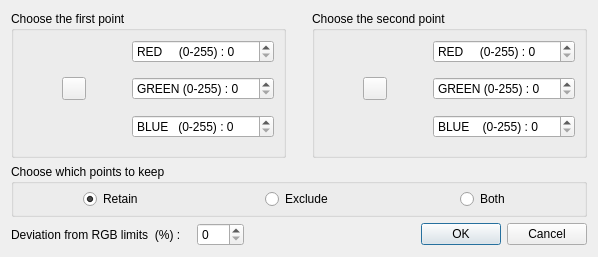
<?xml version="1.0" encoding="UTF-8"?>
<ui version="4.0">
 <class>RgbDialog</class>
 <widget class="QDialog" name="RgbDialog">
  <property name="geometry">
   <rect>
    <x>0</x>
    <y>0</y>
    <width>598</width>
    <height>257</height>
   </rect>
  </property>
  <property name="sizePolicy">
   <sizepolicy hsizetype="Fixed" vsizetype="Fixed">
    <horstretch>0</horstretch>
    <verstretch>0</verstretch>
   </sizepolicy>
  </property>
  <property name="windowTitle">
   <string>RGB color setting</string>
  </property>
  <layout class="QVBoxLayout" name="verticalLayout">
   <item>
    <layout class="QVBoxLayout" name="verticalLayout_2">
     <item>
      <layout class="QHBoxLayout" name="horizontalLayout">
       <item>
        <widget class="QGroupBox" name="centerGroupBox">
         <property name="title">
          <string>Choose the first point </string>
         </property>
         <property name="flat">
          <bool>true</bool>
         </property>
         <layout class="QGridLayout" name="gridLayout_3">
          <item row="0" column="3">
           <widget class="QDoubleSpinBox" name="red_first">
            <property name="prefix">
             <string notr="true">RED     (0-255) : </string>
            </property>
            <property name="decimals">
             <number>0</number>
            </property>
            <property name="minimum">
             <double>0.000000000000000</double>
            </property>
            <property name="maximum">
             <double>255.000000000000000</double>
            </property>
           </widget>
          </item>
          <item row="2" column="1">
           <widget class="QToolButton" name="pointPickingButton_first">
            <property name="toolTip">
             <string>Pick the plane center (click again to cancel)</string>
            </property>
            <property name="icon">
             <iconset resource="../../../../qCC/icons.qrc">
              <normaloff>:/CC/images/ccPointPicking.png</normaloff>:/CC/images/ccPointPicking.png</iconset>
            </property>
            <property name="checkable">
             <bool>true</bool>
            </property>
           </widget>
          </item>
          <item row="1" column="3">
           <spacer name="verticalSpacer_3">
            <property name="orientation">
             <enum>Qt::Vertical</enum>
            </property>
            <property name="sizeType">
             <enum>QSizePolicy::Expanding</enum>
            </property>
            <property name="sizeHint" stdset="0">
             <size>
              <width>20</width>
              <height>10</height>
             </size>
            </property>
           </spacer>
          </item>
          <item row="2" column="2">
           <spacer name="horizontalSpacer_3">
            <property name="orientation">
             <enum>Qt::Horizontal</enum>
            </property>
            <property name="sizeHint" stdset="0">
             <size>
              <width>40</width>
              <height>20</height>
             </size>
            </property>
           </spacer>
          </item>
          <item row="3" column="3">
           <spacer name="verticalSpacer_4">
            <property name="orientation">
             <enum>Qt::Vertical</enum>
            </property>
            <property name="sizeType">
             <enum>QSizePolicy::Expanding</enum>
            </property>
            <property name="sizeHint" stdset="0">
             <size>
              <width>20</width>
              <height>10</height>
             </size>
            </property>
           </spacer>
          </item>
          <item row="4" column="3">
           <widget class="QDoubleSpinBox" name="blue_first">
            <property name="prefix">
             <string notr="true">BLUE   (0-255) : </string>
            </property>
            <property name="decimals">
             <number>0</number>
            </property>
            <property name="minimum">
             <double>0.000000000000000</double>
            </property>
            <property name="maximum">
             <double>255.000000000000000</double>
            </property>
           </widget>
          </item>
          <item row="2" column="0">
           <spacer name="horizontalSpacer_4">
            <property name="orientation">
             <enum>Qt::Horizontal</enum>
            </property>
            <property name="sizeHint" stdset="0">
             <size>
              <width>40</width>
              <height>20</height>
             </size>
            </property>
           </spacer>
          </item>
          <item row="2" column="3">
           <widget class="QDoubleSpinBox" name="green_first">
            <property name="prefix">
             <string notr="true">GREEN (0-255) : </string>
            </property>
            <property name="decimals">
             <number>0</number>
            </property>
            <property name="minimum">
             <double>0.000000000000000</double>
            </property>
            <property name="maximum">
             <double>255.000000000000000</double>
            </property>
           </widget>
          </item>
          <item row="5" column="3">
           <spacer name="verticalSpacer_7">
            <property name="orientation">
             <enum>Qt::Vertical</enum>
            </property>
            <property name="sizeType">
             <enum>QSizePolicy::Expanding</enum>
            </property>
            <property name="sizeHint" stdset="0">
             <size>
              <width>20</width>
              <height>10</height>
             </size>
            </property>
           </spacer>
          </item>
         </layout>
        </widget>
       </item>
       <item>
        <spacer name="horizontalSpacer_5">
         <property name="orientation">
          <enum>Qt::Horizontal</enum>
         </property>
         <property name="sizeHint" stdset="0">
          <size>
           <width>20</width>
           <height>20</height>
          </size>
         </property>
        </spacer>
       </item>
       <item>
        <widget class="QGroupBox" name="centerGroupBox_2">
         <property name="title">
          <string>Choose the second point </string>
         </property>
         <property name="flat">
          <bool>true</bool>
         </property>
         <layout class="QGridLayout" name="gridLayout_4">
          <item row="0" column="3">
           <widget class="QDoubleSpinBox" name="red_second">
            <property name="prefix">
             <string notr="true">RED     (0-255) : </string>
            </property>
            <property name="decimals">
             <number>0</number>
            </property>
            <property name="minimum">
             <double>0.000000000000000</double>
            </property>
            <property name="maximum">
             <double>255.000000000000000</double>
            </property>
           </widget>
          </item>
          <item row="2" column="1">
           <widget class="QToolButton" name="pointPickingButton_second">
            <property name="toolTip">
             <string>Pick the plane center (click again to cancel)</string>
            </property>
            <property name="icon">
             <iconset resource="../../../../qCC/icons.qrc">
              <normaloff>:/CC/images/ccPointPicking.png</normaloff>:/CC/images/ccPointPicking.png</iconset>
            </property>
            <property name="checkable">
             <bool>true</bool>
            </property>
           </widget>
          </item>
          <item row="1" column="3">
           <spacer name="verticalSpacer_5">
            <property name="orientation">
             <enum>Qt::Vertical</enum>
            </property>
            <property name="sizeType">
             <enum>QSizePolicy::Expanding</enum>
            </property>
            <property name="sizeHint" stdset="0">
             <size>
              <width>20</width>
              <height>10</height>
             </size>
            </property>
           </spacer>
          </item>
          <item row="4" column="3">
           <widget class="QDoubleSpinBox" name="blue_second">
            <property name="prefix">
             <string notr="true">BLUE    (0-255) : </string>
            </property>
            <property name="decimals">
             <number>0</number>
            </property>
            <property name="minimum">
             <double>0.000000000000000</double>
            </property>
            <property name="maximum">
             <double>255.000000000000000</double>
            </property>
           </widget>
          </item>
          <item row="3" column="3">
           <spacer name="verticalSpacer_6">
            <property name="orientation">
             <enum>Qt::Vertical</enum>
            </property>
            <property name="sizeType">
             <enum>QSizePolicy::Expanding</enum>
            </property>
            <property name="sizeHint" stdset="0">
             <size>
              <width>20</width>
              <height>10</height>
             </size>
            </property>
           </spacer>
          </item>
          <item row="2" column="3">
           <widget class="QDoubleSpinBox" name="green_second">
            <property name="prefix">
             <string notr="true">GREEN (0-255) : </string>
            </property>
            <property name="decimals">
             <number>0</number>
            </property>
            <property name="minimum">
             <double>0.000000000000000</double>
            </property>
            <property name="maximum">
             <double>255.000000000000000</double>
            </property>
           </widget>
          </item>
          <item row="2" column="0">
           <spacer name="horizontalSpacer_7">
            <property name="orientation">
             <enum>Qt::Horizontal</enum>
            </property>
            <property name="sizeHint" stdset="0">
             <size>
              <width>40</width>
              <height>20</height>
             </size>
            </property>
           </spacer>
          </item>
          <item row="2" column="2">
           <spacer name="horizontalSpacer_6">
            <property name="orientation">
             <enum>Qt::Horizontal</enum>
            </property>
            <property name="sizeHint" stdset="0">
             <size>
              <width>40</width>
              <height>20</height>
             </size>
            </property>
           </spacer>
          </item>
          <item row="5" column="3">
           <spacer name="verticalSpacer_8">
            <property name="orientation">
             <enum>Qt::Vertical</enum>
            </property>
            <property name="sizeType">
             <enum>QSizePolicy::Expanding</enum>
            </property>
            <property name="sizeHint" stdset="0">
             <size>
              <width>20</width>
              <height>10</height>
             </size>
            </property>
           </spacer>
          </item>
         </layout>
        </widget>
       </item>
      </layout>
     </item>
     <item>
      <widget class="QGroupBox" name="horizontalGroupBox">
       <property name="title">
        <string>Choose which points to keep </string>
       </property>
       <layout class="QHBoxLayout" name="horizontalLayout_2">
        <property name="spacing">
         <number>6</number>
        </property>
        <property name="topMargin">
         <number>5</number>
        </property>
        <property name="bottomMargin">
         <number>5</number>
        </property>
        <item alignment="Qt::AlignHCenter">
         <widget class="QRadioButton" name="retain">
          <property name="text">
           <string>Retain</string>
          </property>
          <property name="checked">
           <bool>true</bool>
          </property>
         </widget>
        </item>
        <item alignment="Qt::AlignHCenter">
         <widget class="QRadioButton" name="exclude">
          <property name="text">
           <string>Exclude</string>
          </property>
         </widget>
        </item>
        <item alignment="Qt::AlignHCenter">
         <widget class="QRadioButton" name="both">
          <property name="text">
           <string>Both</string>
          </property>
         </widget>
        </item>
       </layout>
      </widget>
     </item>
     <item>
      <layout class="QHBoxLayout" name="horizontalLayout_bottom">
       <item>
        <widget class="QLabel" name="margin_label">
         <property name="text">
          <string>Deviation from RGB limits  (%) :</string>
         </property>
        </widget>
       </item>
       <item>
        <spacer name="horizontalSpacer">
         <property name="orientation">
          <enum>Qt::Horizontal</enum>
         </property>
         <property name="sizeType">
          <enum>QSizePolicy::Fixed</enum>
         </property>
         <property name="sizeHint" stdset="0">
          <size>
           <width>10</width>
           <height>20</height>
          </size>
         </property>
        </spacer>
       </item>
       <item>
        <widget class="QSpinBox" name="margin">
         <property name="maximum">
          <number>100</number>
         </property>
        </widget>
       </item>
       <item>
        <spacer name="horizontalSpacer_2">
         <property name="orientation">
          <enum>Qt::Horizontal</enum>
         </property>
         <property name="sizeHint" stdset="0">
          <size>
           <width>40</width>
           <height>20</height>
          </size>
         </property>
        </spacer>
       </item>
       <item>
        <widget class="QDialogButtonBox" name="buttonBox">
         <property name="orientation">
          <enum>Qt::Horizontal</enum>
         </property>
         <property name="standardButtons">
          <set>QDialogButtonBox::Cancel|QDialogButtonBox::Ok</set>
         </property>
        </widget>
       </item>
      </layout>
     </item>
    </layout>
   </item>
  </layout>
 </widget>
 <resources>
  <include location="../../../../qCC/icons.qrc"/>
 </resources>
 <connections>
  <connection>
   <sender>buttonBox</sender>
   <signal>accepted()</signal>
   <receiver>RgbDialog</receiver>
   <slot>accept()</slot>
   <hints>
    <hint type="sourcelabel">
     <x>218</x>
     <y>114</y>
    </hint>
    <hint type="destinationlabel">
     <x>157</x>
     <y>118</y>
    </hint>
   </hints>
  </connection>
  <connection>
   <sender>buttonBox</sender>
   <signal>rejected()</signal>
   <receiver>RgbDialog</receiver>
   <slot>reject()</slot>
   <hints>
    <hint type="sourcelabel">
     <x>260</x>
     <y>120</y>
    </hint>
    <hint type="destinationlabel">
     <x>280</x>
     <y>118</y>
    </hint>
   </hints>
  </connection>
 </connections>
</ui>
